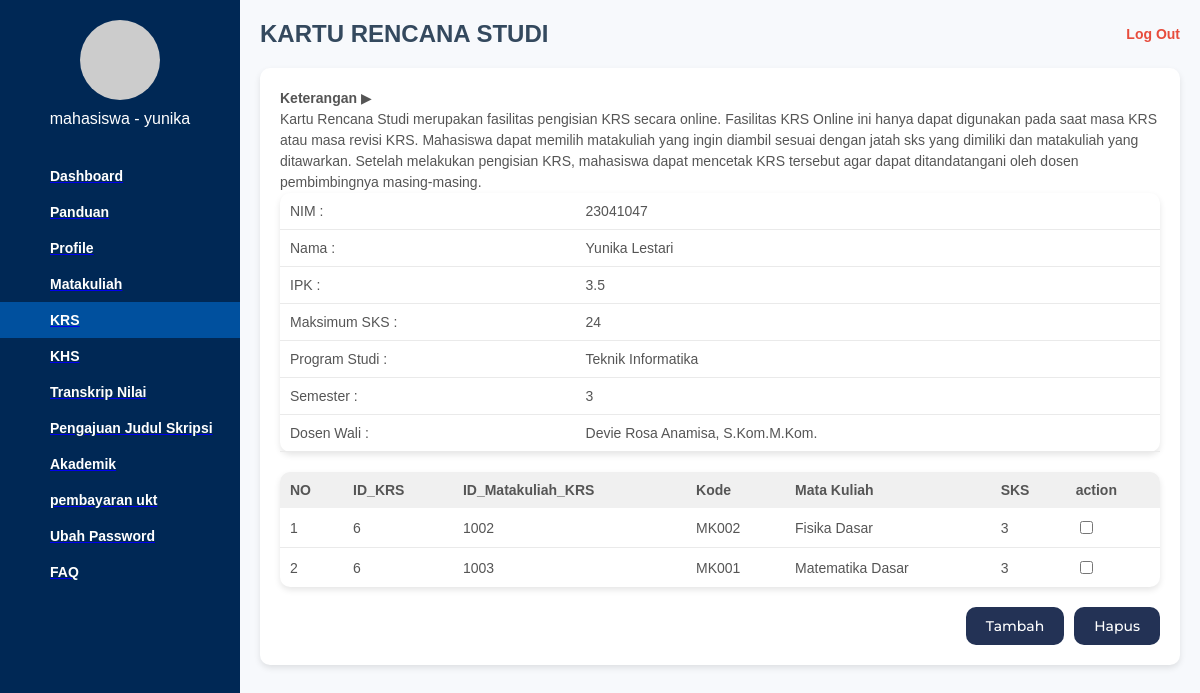
Screenshot of /mahasiswa/krs-tambah.php (signed in) with the database file from the repository.
### tables this page shows
CREATE TABLE IF NOT EXISTS `Mahasiswa` (
  `NIM` int(12) NOT NULL,
  `Nama_Mahasiswa` varchar(50) NOT NULL,
  `Alamat_Mahasiswa` varchar(64) NOT NULL,
  `Jenis_Kelamin_Mahasiswa` enum('L','P') NOT NULL,
  `ID_Mahasiswa_Perwalian` int(11) DEFAULT NULL,
  `ID_User` int(11) DEFAULT NULL,
  `ID_UKT` int(11) DEFAULT NULL,
  `SEMESTER_Mahasiswa` int(11) DEFAULT NULL,
  `ID_Prodi` int(11) DEFAULT NULL,
  `IPK` float NOT NULL
);

CREATE TABLE IF NOT EXISTS `Prodi` (
  `ID_Prodi` int(11) NOT NULL,
  `Nama_Prodi` varchar(50) NOT NULL,
  `ID_Jurusan` int(11) NOT NULL,
  `ID_Fakultas` int(11) NOT NULL,
  `ID_KoorProdi` int(11) NOT NULL
);

CREATE TABLE IF NOT EXISTS `Dosen` (
  `NIP` int(10) NOT NULL,
  `Nama_Dosen` text NOT NULL,
  `Alamat_Dosen` text NOT NULL,
  `Jenis_Kelamin_Dosen` enum('L','P') NOT NULL,
  `ID_Prodi` int(11) NOT NULL,
  `ID_User` int(11) NOT NULL,
  `ttl` varchar(50) NOT NULL,
  `agama` varchar(50) NOT NULL,
  `email` varchar(50) NOT NULL,
  `telp` char(12) NOT NULL
);

CREATE TABLE IF NOT EXISTS `KRS` (
  `ID_KRS` int(11) NOT NULL,
  `Semester_KRS` int(11) NOT NULL,
  `NIM` int(11) NOT NULL
);

CREATE TABLE IF NOT EXISTS `KRS_Detail` (
  `ID_Matakuliah_KRS` varchar(11) NOT NULL,
  `ID_KRS` int(11) NOT NULL
);

CREATE TABLE IF NOT EXISTS `Matakuliah` (
  `ID_Matakuliah` int(11) NOT NULL,
  `Kode_Matakuliah` varchar(10) NOT NULL,
  `Nama_Matakuliah` varchar(50) NOT NULL,
  `Prasyarat_Matakuliah` int(11) DEFAULT NULL,
  `Semester_Matakuliah` int(11) NOT NULL,
  `SKS_Matakuliah` int(11) NOT NULL,
  `ID_Prodi` int(11) NOT NULL
);

### database.php (called while the page is built, shortened)
<?php
function get_mahasiswa_from_id_user($id_user){
    $query = "SELECT * FROM Mahasiswa WHERE ID_User = ?";
    $stmt = mysqli_prepare(DB, $query);
    mysqli_stmt_bind_param($stmt, 's', $id_user);
    mysqli_stmt_execute($stmt);
    $result = mysqli_stmt_get_result($stmt);
    return mysqli_fetch_assoc($result);
}
function get_krs_mahasiswa($nim, $semester) {
    $query = "SELECT
    KRS.ID_KRS,
    KRS_Detail.ID_Matakuliah_KRS,
    Matakuliah_KRS.ID_Matakuliah,
    Matakuliah.Kode_Matakuliah,
    Matakuliah.Nama_Matakuliah,
    Matakuliah.SKS_Matakuliah
FROM
    KRS
JOIN
    KRS_Detail ON KRS.ID_KRS = KRS_Detail.ID_KRS
JOIN
    Mahasiswa ON KRS.NIM = Mahasiswa.NIM
JOIN
    Matakuliah_KRS ON KRS_Detail.ID_Matakuliah_KRS = Matakuliah_KRS.ID_Matakuliah_KRS
JOIN
    Matakuliah ON Matakuliah_KRS.ID_Matakuliah = Matakuliah.ID_Matakuliah
WHERE
    Mahasiswa.NIM = ? AND KRS.Semester_KRS = ?
";
    $stmt = mysqli_prepare(DB, $query);
    mysqli_stmt_bind_param($stmt, 'si', $nim, $semester);
    mysqli_stmt_execute($stmt);
    return mysqli_stmt_get_result($stmt);
}
function get_prodi_mahasiswa($nim){
    $query = "SELECT * FROM Mahasiswa JOIN Prodi ON Mahasiswa.ID_Prodi = Prodi.ID_Prodi WHERE NIM = ?";
    $stmt = mysqli_prepare(DB, $query);
    mysqli_stmt_bind_param($stmt, 's', $nim);
    mysqli_stmt_execute($stmt);
    return mysqli_stmt_get_result($stmt);
}
function get_ip_semester($nim){
    $query = "SELECT IP_Semester FROM KHS WHERE NIM = ? AND Semester_KHS = (SELECT MAX(Semester_KHS) FROM KHS WHERE NIM = ?)";
    $stmt = mysqli_prepare(DB, $query);
    mysqli_stmt_bind_param($stmt, 'ss', $nim, $nim);
    mysqli_stmt_execute($stmt);
    $result = mysqli_stmt_get_result($stmt);
    return mysqli_fetch_assoc($result);
}
function get_dosen_wali($nim){
    $query = "SELECT * FROM Dosen JOIN Mahasiswa_Perwalian ON Dosen.NIP = Mahasiswa_Perwalian.NIP WHERE Mahasiswa_Perwalian.NIM = ?";
    $stmt = mysqli_prepare(DB, $query);
    mysqli_stmt_bind_param($stmt, 's', $nim);
    mysqli_stmt_execute($stmt);
    $result = mysqli_stmt_get_result($stmt);
    return mysqli_fetch_assoc($result);
}
?>

### functions.php (called while the page is built, shortened)
<?php
function max_sks_diambil($ip_semester){
    if ($ip_semester >= 3.5){
        return 24;
    }elseif($ip_semester >= 3.0){
        return 21;
    }elseif($ip_semester >= 2.5){
        return 18;
    }elseif($ip_semester >= 2.0){
        return 15;
    }elseif($ip_semester >= 1.5){
        return 12;
    }elseif($ip_semester >= 1.0){
        return 9;
    }else{
        return 6;
    }
}

### mahasiswa/krs-tambah.php (the view, shortened to what this page needs)
<?php
include_once(BASEPATH .  "/database.php");
include_once(BASEPATH . "/functions.php");
$user_id = $_SESSION['user']['ID_User'];
$student = get_mahasiswa_from_id_user($user_id);
$prodi_result = get_prodi_mahasiswa($student['NIM']);
$prodi = $prodi_result->fetch_assoc();
$prodi_mahasiswa = $prodi['Nama_Prodi'];
$ip_semester = get_ip_semester($student['NIM'])['IP_Semester'];
$max_sks = max_sks_diambil($ip_semester);
$dosen_wali = get_dosen_wali($student['NIM'])['Nama_Dosen'];
$krs_mahasiswa = get_krs_mahasiswa($student['NIM'], $student['SEMESTER_Mahasiswa']);
?>
<!DOCTYPE html>
<html lang="id">
<head>
    <link rel="stylesheet" href="../css/krs-tambah.css">
</head>
<body>
    <div class="container">
        <aside class="sidebar">
            <div class="profile-section">
                <div class="avatar"></div>
                <p>mahasiswa - <?= $_SESSION['user']['Username']  ?></p>
            </div>
            <nav class="menu">
            <ul>
                    <a href="index.php"><li><img src="../assets/icon-sidebar/mahasiswa/dashboard.png" alt=""><span>Dashboard</span></li></a>
                    <a href="panduan_mahasiswa.php"><li><img src="../assets/icon-sidebar/mahasiswa/panduan.png" alt=""><span>Panduan</span></li></a>
                    <a href="profile-page.php"><li><img src="../assets/icon-sidebar/mahasiswa/profile.png" alt=""><span>Profile</span></li></a>
                    <a href="informasi-matakuliah.php"><li><img src="../assets/icon-sidebar/mahasiswa/matakuliah.png" alt=""><span>Matakuliah</span></li></a>
                    <a href="krs-tambah.php"><li><img src="../assets/icon-sidebar/mahasiswa/krs.png" alt=""><span>KRS</span></li></a>
                    <a href="khs_mahasiswa.php"><li><img src="../assets/icon-sidebar/mahasiswa/khs.png" alt=""><span>KHS</span></li></a>
                    <a href="transkrip_nilai.php"><li><img src="../assets/icon-sidebar/mahasiswa/transkip.png" alt=""><span>Transkrip Nilai</span></li>
                    <a href="pengajuan_judul_skripsi.php"><li><img src="../assets/icon-sidebar/mahasiswa/skripsi.png" alt=""><span>Pengajuan Judul Skripsi</span></li></a>
                    <a href="informasi_akademik_mahasiswa.php"><li><img src="../assets/icon-sidebar/mahasiswa/akademik.png" alt=""><span>Akademik</span></li></a>
                    <a href="pembayaran.php"><li><img src="../assets/icon-sidebar/admin/kelola ukt.png" alt=""><span>pembayaran ukt</span></li></a>
                    <a href="ubah-password.php"><li><img src="../assets/icon-sidebar/mahasiswa/password.png" alt=""><span>Ubah Password</span></li></a>
                    <a href="index_faq_mahasiswa.php"><li><img src="../assets/icon-sidebar/mahasiswa/faq.png" alt=""><span>FAQ</span></li></a>
                </ul>
            </nav>
        </aside>
        <div class="main-content">
            <div class="header">
                <h1>KARTU RENCANA STUDI</h1>
                <a href="../logout.php" class="logout">Log Out</a>
            </div>
            <div class="info-section">
            <div class="description">
            <p>
            <strong>Keterangan</strong>
            <span class="arrow">▶</span>
            </p>
            <p>
            Kartu Rencana Studi merupakan fasilitas pengisian KRS secara online. Fasilitas KRS Online ini hanya dapat digunakan pada saat masa KRS atau masa revisi KRS. Mahasiswa dapat memilih matakuliah yang ingin diambil sesuai dengan jatah sks yang dimiliki dan matakuliah yang ditawarkan. Setelah melakukan pengisian KRS, mahasiswa dapat mencetak KRS tersebut agar dapat ditandatangani oleh dosen pembimbingnya masing-masing.
            </p>
        </div>
            <div class="student-info">
                <table>
                    <tr>
                        <td>NIM : </td>
                        <td><?= $student['NIM'] ?? '-' ?></td>
                    </tr>
                    <tr>
                        <td>Nama : </td>
                        <td><?= $student['Nama_Mahasiswa'] ?? '-' ?></td>
                    </tr>
                    <tr>
                        <td>IPK : </td>
                        <td><?= $student['IPK'] ?? '-' ?></td>
                    </tr>
                    <tr>
                        <td>Maksimum SKS : </td>
                        <td><?= $max_sks ?? '-' ?> </td>
                    </tr>
                    <tr>
                        <td>Program Studi : </td>
                        <td><?= $prodi_mahasiswa ?? '-' ?></td>
                    </tr>
                    <tr>
                        <td>Semester : </td>
                        <td><?= $student['SEMESTER_Mahasiswa']  ?></td>
                    </tr>
                    <tr>
                        <td>Dosen Wali : </td>
                        <td><?= $dosen_wali ?? '-' ?></td>
                    </tr>
                </table>
            </div>
            <div class="course-list">
                <form method="POST" action="krs-tambah.php">
                    <table>
                        <thead>
                            <tr>
                                <th>NO</th>
                                <th>ID_KRS</th>
                                <th>ID_Matakuliah_KRS</th>
                                <th>Kode</th>
                                <th>Mata Kuliah</th>
                                <th>SKS</th>
                                <th>action</th>
                            </tr>
                        </thead>
                        <tbody>
                        <?php
                        if (mysqli_num_rows($krs_mahasiswa) > 0) {
                            $no = 1;
                            while ($row = $krs_mahasiswa->fetch_assoc()){
                                echo "<tr>";
                                    echo "<td>".$no."</td>";
                                    echo "<td>".$row['ID_KRS']."</td>";
                                    echo "<td>".htmlspecialchars($row['ID_Matakuliah_KRS'])."</td>";
                                    echo "<td>".htmlspecialchars($row['Kode_Matakuliah'])."</td>";
                                    echo "<td>".htmlspecialchars($row['Nama_Matakuliah'])."</td>";
                                    echo "<td>".htmlspecialchars($row['SKS_Matakuliah'])."</td>";
                                    echo "<td><input type='checkbox' name='selected_courses[]' value='" . $row['ID_Matakuliah_KRS'] . ',' . $row['ID_KRS'] . "'></td>";
                                echo "</tr>";
                                $no++;
                            }
                        }
                        ?>
                        </tbody>
                    </table>
                    <div class="actions">
                        <button type="button" class="add-button" style="background-color: red; color: white; padding: 10px;"
                                onclick="window.location.href='krs-matakuliah.php';">
                            Tambah
                        </button>
                        <button type="submit" name="delete" class="delete-button" onclick="return confirm('apakah anda yakin menghapus')" style="background-color: blue; color: white; padding: 10px;">
                            Hapus
                        </button>
                    </div>
                </form>
            </div>
        </div>
    </div>
</body>
</html>

### css/krs-tambah.css (style rules this page uses)
body, h1, h2, p, ul, li { margin: 0; padding: 0; list-style: none; box-sizing: border-box; }
body { font-family: Arial, sans-serif; background-color: #f5f5f5; }
p, span, td, li { font-weight: 400; }
button { font-family: 'Montserrat', sans-serif; font-weight: 500; }
.container { display: flex; height: 100vh; }
.sidebar { position: fixed; top: 0; left: 0; width: 20%; height: 100%; background-color: #002855; color: #fff; transition: 0.3s ease; z-index: 1000; overflow-y: auto; padding-top: 20px; }
.sidebar .profile-section { text-align: center; margin-bottom: 30px; }
.sidebar .profile-section .avatar { width: 80px; height: 80px; background-color: #ccc; border-radius: 50%; margin: 0 auto 10px auto; }
.menu ul a:nth-child(5) li { background-color: #00509e; padding-left: 20px; margin-left: 0; }
.sidebar .menu ul { list-style: none; padding: 0; margin: 0; }
.sidebar .menu ul li { display: flex; align-items: center; padding: 10px 20px; cursor: pointer; color: #fff; transition: 0.3s; }
.sidebar .menu ul li span { font-size: 14px; font-weight: bold; }
.main-content { margin-left: 20%; padding: 20px; background-color: #f7f9fc; min-height: 100vh; }
.header { display: flex; justify-content: space-between; align-items: center; margin-bottom: 20px; }
.header h1 { font-size: 24px; color: #34495e; }
.header .logout { text-decoration: none; color: #e74c3c; font-weight: bold; font-size: 14px; }
.info-section { background-color: white; padding: 20px; border-radius: 10px; box-shadow: 0 3px 6px rgba(0, 0, 0, 0.1); margin-bottom: 20px; }
.info-section p { font-size: 14px; line-height: 1.5; color: #555; }
.student-info { margin-bottom: 20px; }
.student-info table { width: 100%; border-collapse: collapse; background-color: white; padding: 10px; border-radius: 10px; box-shadow: 0 3px 6px rgba(0, 0, 0, 0.1); }
.student-info td { padding: 10px; font-size: 14px; color: #555; border-bottom: 1px solid #eaeaea; }
.student-info td:last-child { text-align: left; }
.course-list table { width: 100%; border-collapse: collapse; background-color: white; border-radius: 10px; overflow: hidden; box-shadow: 0 3px 6px rgba(0, 0, 0, 0.1); margin-bottom: 20px; }
.course-list th, .course-list td { padding: 10px; text-align: left; font-size: 14px; color: #555; }
.course-list th { background-color: #f0f0f0; font-weight: bold; }
.course-list td { border-bottom: 1px solid #eaeaea; }
.course-list td:last-child { text-align: left; }
.course-list tr:last-child td { border-bottom: none; }
.actions { display: flex; justify-content: flex-end; gap: 10px; }
.add-button, .delete-button { padding: 10px 20px !important; background-color: #233255 !important; color: white !important; border: none !important; cursor: pointer !important; font-size: 14px !important; border-radius: 10px !important; }

### rows the page displays
mahasiswa: NIM "23041047", Nama_Mahasiswa "Yunika Lestari", IPK "3.5", ID_Prodi.Nama_Prodi "Teknik Informatika", SEMESTER_Mahasiswa "3", NIM.Nama_Dosen "Devie Rosa Anamisa, S.Kom.M.Kom."
krs: ID_KRS "6", krs_detail.ID_Matakuliah_KRS "1002", matakuliah.Kode_Matakuliah "MK002", matakuliah.Nama_Matakuliah "Fisika Dasar", matakuliah.SKS_Matakuliah "3", krs_detail.ID_Matakuliah_KRS "1003", matakuliah.Kode_Matakuliah "MK001", matakuliah.Nama_Matakuliah "Matematika Dasar"

### other values shown
$_SESSION['user']['Username'] "yunika"
$max_sks "24"
